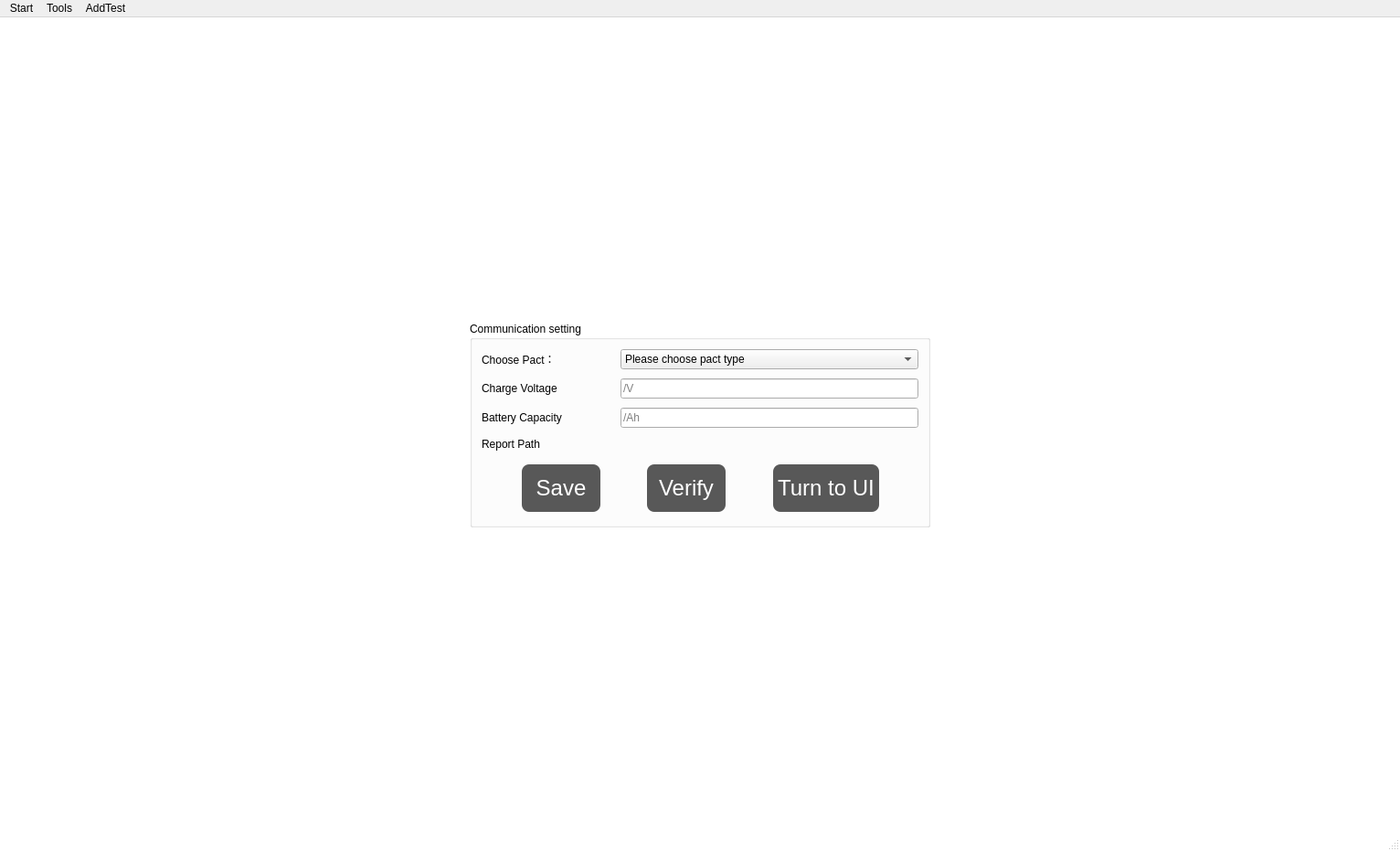
<?xml version="1.0" encoding="UTF-8"?>
<ui version="4.0">
 <class>BatteryPlatformClass</class>
 <widget class="QMainWindow" name="BatteryPlatformClass">
  <property name="enabled">
   <bool>true</bool>
  </property>
  <property name="geometry">
   <rect>
    <x>0</x>
    <y>0</y>
    <width>1532</width>
    <height>931</height>
   </rect>
  </property>
  <property name="windowTitle">
   <string>BatteryPlatform</string>
  </property>
  <property name="windowIcon">
   <iconset resource="batteryplatform.qrc">
    <normaloff>:/res/res/battery.png</normaloff>:/res/res/battery.png</iconset>
  </property>
  <property name="styleSheet">
   <string notr="true">QMainWindow{	
	background-color: rgb(255, 255, 255);
}</string>
  </property>
  <property name="iconSize">
   <size>
    <width>60</width>
    <height>60</height>
   </size>
  </property>
  <widget class="QWidget" name="centralWidget">
   <layout class="QGridLayout" name="gridLayout">
    <property name="leftMargin">
     <number>0</number>
    </property>
    <property name="topMargin">
     <number>0</number>
    </property>
    <property name="rightMargin">
     <number>0</number>
    </property>
    <property name="bottomMargin">
     <number>0</number>
    </property>
    <property name="spacing">
     <number>0</number>
    </property>
    <item row="0" column="0">
     <widget class="QStackedWidget" name="stackedWidget">
      <widget class="QWidget" name="page">
       <layout class="QHBoxLayout" name="horizontalLayout_4">
        <property name="leftMargin">
         <number>0</number>
        </property>
        <property name="topMargin">
         <number>0</number>
        </property>
        <property name="rightMargin">
         <number>0</number>
        </property>
        <property name="bottomMargin">
         <number>0</number>
        </property>
        <item>
         <widget class="QWidget" name="widget" native="true">
          <property name="styleSheet">
           <string notr="true">QPushButton#StartBtn, #Verify_Btn, #TurnToUIBtn{
	
	background-color: rgb(88, 88, 88);
    border-radius: 8px;
    padding: 5px 5px;
    text-align: center;
    text-decoration: none;
    font-size: 24px;
    margin: 4px 2px;
    color: white;
}
QPushButton:hover#StartBtn, :hover#Verify_Btn, :hover#TurnToUIBtn
{   	
	background-color: rgb(70, 70, 70);
}
QPushButton:pressed#StartBtn ,:pressed#Verify_Btn,:pressed#TurnToUIBtn{   
	
	background-color: rgb(70, 70, 70);
    padding-left:8px;
    /*上内边距为3像素，让按下时字向下移动3像素*/  
    padding-top:8px;
}
QPushButton#pushButton_path{
background:rgba(0,0,0,0);
border:1px solid rgba(0,0,0,0);

}
QPushButton:pressed#pushButton_path{
    padding-left:3px;
    /*上内边距为3像素，让按下时字向下移动3像素*/  
    padding-top:3px;
}
QWidget#widget
{
	
	background-color: rgb(255, 255, 255);
}

</string>
          </property>
          <layout class="QGridLayout" name="gridLayout_2">
           <item row="1" column="0">
            <spacer name="horizontalSpacer_2">
             <property name="orientation">
              <enum>Qt::Horizontal</enum>
             </property>
             <property name="sizeHint" stdset="0">
              <size>
               <width>212</width>
               <height>20</height>
              </size>
             </property>
            </spacer>
           </item>
           <item row="1" column="1">
            <widget class="QGroupBox" name="groupBox">
             <property name="styleSheet">
              <string notr="true">font: 16pt &quot;微软雅黑&quot;;
</string>
             </property>
             <property name="title">
              <string>Communication setting</string>
             </property>
             <property name="flat">
              <bool>false</bool>
             </property>
             <property name="checkable">
              <bool>false</bool>
             </property>
             <layout class="QVBoxLayout" name="verticalLayout">
              <property name="spacing">
               <number>10</number>
              </property>
              <property name="leftMargin">
               <number>10</number>
              </property>
              <property name="topMargin">
               <number>10</number>
              </property>
              <property name="rightMargin">
               <number>10</number>
              </property>
              <property name="bottomMargin">
               <number>10</number>
              </property>
              <item>
               <layout class="QHBoxLayout" name="horizontalLayout_5">
                <property name="spacing">
                 <number>2</number>
                </property>
                <item>
                 <widget class="QLabel" name="label_5">
                  <property name="sizePolicy">
                   <sizepolicy hsizetype="Fixed" vsizetype="Preferred">
                    <horstretch>0</horstretch>
                    <verstretch>0</verstretch>
                   </sizepolicy>
                  </property>
                  <property name="minimumSize">
                   <size>
                    <width>150</width>
                    <height>0</height>
                   </size>
                  </property>
                  <property name="maximumSize">
                   <size>
                    <width>150</width>
                    <height>16777215</height>
                   </size>
                  </property>
                  <property name="styleSheet">
                   <string notr="true">font: 18pt &quot;微软雅黑&quot;;</string>
                  </property>
                  <property name="text">
                   <string>Choose Pact：</string>
                  </property>
                  <property name="textFormat">
                   <enum>Qt::AutoText</enum>
                  </property>
                 </widget>
                </item>
                <item>
                 <widget class="QComboBox" name="PactBox">
                  <property name="sizePolicy">
                   <sizepolicy hsizetype="Preferred" vsizetype="Preferred">
                    <horstretch>0</horstretch>
                    <verstretch>0</verstretch>
                   </sizepolicy>
                  </property>
                  <property name="styleSheet">
                   <string notr="true">font: 14pt &quot;微软雅黑&quot;;</string>
                  </property>
                  <item>
                   <property name="text">
                    <string>Please choose pact type</string>
                   </property>
                  </item>
                 </widget>
                </item>
               </layout>
              </item>
              <item>
               <layout class="QHBoxLayout" name="horizontalLayout_8" stretch="0,0">
                <property name="spacing">
                 <number>2</number>
                </property>
                <item>
                 <widget class="QLabel" name="label_4">
                  <property name="minimumSize">
                   <size>
                    <width>150</width>
                    <height>0</height>
                   </size>
                  </property>
                  <property name="maximumSize">
                   <size>
                    <width>150</width>
                    <height>16777215</height>
                   </size>
                  </property>
                  <property name="styleSheet">
                   <string notr="true">font: 18pt &quot;微软雅黑&quot;;</string>
                  </property>
                  <property name="text">
                   <string>Charge Voltage</string>
                  </property>
                  <property name="textFormat">
                   <enum>Qt::AutoText</enum>
                  </property>
                 </widget>
                </item>
                <item>
                 <widget class="QLineEdit" name="lineEdit_CVoltage">
                  <property name="sizePolicy">
                   <sizepolicy hsizetype="Expanding" vsizetype="Preferred">
                    <horstretch>0</horstretch>
                    <verstretch>0</verstretch>
                   </sizepolicy>
                  </property>
                  <property name="focusPolicy">
                   <enum>Qt::StrongFocus</enum>
                  </property>
                  <property name="inputMask">
                   <string/>
                  </property>
                  <property name="text">
                   <string/>
                  </property>
                  <property name="readOnly">
                   <bool>false</bool>
                  </property>
                  <property name="placeholderText">
                   <string>/V</string>
                  </property>
                  <property name="cursorMoveStyle">
                   <enum>Qt::LogicalMoveStyle</enum>
                  </property>
                 </widget>
                </item>
               </layout>
              </item>
              <item>
               <layout class="QHBoxLayout" name="horizontalLayout_7" stretch="0,0">
                <property name="spacing">
                 <number>2</number>
                </property>
                <item>
                 <widget class="QLabel" name="label_3">
                  <property name="minimumSize">
                   <size>
                    <width>150</width>
                    <height>0</height>
                   </size>
                  </property>
                  <property name="maximumSize">
                   <size>
                    <width>150</width>
                    <height>16777215</height>
                   </size>
                  </property>
                  <property name="styleSheet">
                   <string notr="true">font: 18pt &quot;微软雅黑&quot;;</string>
                  </property>
                  <property name="text">
                   <string>Battery Capacity</string>
                  </property>
                  <property name="textFormat">
                   <enum>Qt::AutoText</enum>
                  </property>
                 </widget>
                </item>
                <item>
                 <widget class="QLineEdit" name="lineEdit_Capacity">
                  <property name="sizePolicy">
                   <sizepolicy hsizetype="Expanding" vsizetype="Preferred">
                    <horstretch>0</horstretch>
                    <verstretch>0</verstretch>
                   </sizepolicy>
                  </property>
                  <property name="focusPolicy">
                   <enum>Qt::StrongFocus</enum>
                  </property>
                  <property name="inputMask">
                   <string/>
                  </property>
                  <property name="text">
                   <string/>
                  </property>
                  <property name="readOnly">
                   <bool>false</bool>
                  </property>
                  <property name="placeholderText">
                   <string>/Ah</string>
                  </property>
                  <property name="cursorMoveStyle">
                   <enum>Qt::LogicalMoveStyle</enum>
                  </property>
                 </widget>
                </item>
               </layout>
              </item>
              <item>
               <layout class="QHBoxLayout" name="horizontalLayout_6">
                <property name="spacing">
                 <number>2</number>
                </property>
                <item>
                 <widget class="QLabel" name="label_6">
                  <property name="sizePolicy">
                   <sizepolicy hsizetype="Fixed" vsizetype="Preferred">
                    <horstretch>0</horstretch>
                    <verstretch>0</verstretch>
                   </sizepolicy>
                  </property>
                  <property name="minimumSize">
                   <size>
                    <width>150</width>
                    <height>0</height>
                   </size>
                  </property>
                  <property name="maximumSize">
                   <size>
                    <width>150</width>
                    <height>16777215</height>
                   </size>
                  </property>
                  <property name="styleSheet">
                   <string notr="true">font: 18pt &quot;微软雅黑&quot;;</string>
                  </property>
                  <property name="text">
                   <string>Report Path</string>
                  </property>
                  <property name="textFormat">
                   <enum>Qt::AutoText</enum>
                  </property>
                 </widget>
                </item>
                <item>
                 <widget class="QLabel" name="label_log_path">
                  <property name="text">
                   <string/>
                  </property>
                 </widget>
                </item>
                <item>
                 <widget class="QPushButton" name="pushButton_path">
                  <property name="sizePolicy">
                   <sizepolicy hsizetype="Fixed" vsizetype="Fixed">
                    <horstretch>0</horstretch>
                    <verstretch>0</verstretch>
                   </sizepolicy>
                  </property>
                  <property name="styleSheet">
                   <string notr="true"/>
                  </property>
                  <property name="text">
                   <string/>
                  </property>
                  <property name="icon">
                   <iconset resource="batteryplatform.qrc">
                    <normaloff>:/res/res/filepath.png</normaloff>:/res/res/filepath.png</iconset>
                  </property>
                  <property name="iconSize">
                   <size>
                    <width>40</width>
                    <height>40</height>
                   </size>
                  </property>
                 </widget>
                </item>
               </layout>
              </item>
              <item>
               <layout class="QHBoxLayout" name="horizontalLayout_3">
                <item>
                 <spacer name="horizontalSpacer_4">
                  <property name="orientation">
                   <enum>Qt::Horizontal</enum>
                  </property>
                  <property name="sizeHint" stdset="0">
                   <size>
                    <width>40</width>
                    <height>20</height>
                   </size>
                  </property>
                 </spacer>
                </item>
                <item>
                 <widget class="QPushButton" name="StartBtn">
                  <property name="minimumSize">
                   <size>
                    <width>90</width>
                    <height>60</height>
                   </size>
                  </property>
                  <property name="styleSheet">
                   <string notr="true"/>
                  </property>
                  <property name="text">
                   <string>Save</string>
                  </property>
                 </widget>
                </item>
                <item>
                 <spacer name="horizontalSpacer">
                  <property name="orientation">
                   <enum>Qt::Horizontal</enum>
                  </property>
                  <property name="sizeHint" stdset="0">
                   <size>
                    <width>40</width>
                    <height>20</height>
                   </size>
                  </property>
                 </spacer>
                </item>
                <item>
                 <widget class="QPushButton" name="Verify_Btn">
                  <property name="minimumSize">
                   <size>
                    <width>90</width>
                    <height>60</height>
                   </size>
                  </property>
                  <property name="styleSheet">
                   <string notr="true"/>
                  </property>
                  <property name="text">
                   <string>Verify</string>
                  </property>
                 </widget>
                </item>
                <item>
                 <spacer name="horizontalSpacer_6">
                  <property name="orientation">
                   <enum>Qt::Horizontal</enum>
                  </property>
                  <property name="sizeHint" stdset="0">
                   <size>
                    <width>40</width>
                    <height>20</height>
                   </size>
                  </property>
                 </spacer>
                </item>
                <item>
                 <widget class="QPushButton" name="TurnToUIBtn">
                  <property name="minimumSize">
                   <size>
                    <width>100</width>
                    <height>60</height>
                   </size>
                  </property>
                  <property name="styleSheet">
                   <string notr="true"/>
                  </property>
                  <property name="text">
                   <string>Turn to UI</string>
                  </property>
                 </widget>
                </item>
                <item>
                 <spacer name="horizontalSpacer_5">
                  <property name="orientation">
                   <enum>Qt::Horizontal</enum>
                  </property>
                  <property name="sizeHint" stdset="0">
                   <size>
                    <width>40</width>
                    <height>20</height>
                   </size>
                  </property>
                 </spacer>
                </item>
               </layout>
              </item>
             </layout>
            </widget>
           </item>
           <item row="1" column="2">
            <spacer name="horizontalSpacer_3">
             <property name="orientation">
              <enum>Qt::Horizontal</enum>
             </property>
             <property name="sizeHint" stdset="0">
              <size>
               <width>211</width>
               <height>20</height>
              </size>
             </property>
            </spacer>
           </item>
           <item row="2" column="1">
            <spacer name="verticalSpacer_2">
             <property name="orientation">
              <enum>Qt::Vertical</enum>
             </property>
             <property name="sizeHint" stdset="0">
              <size>
               <width>20</width>
               <height>169</height>
              </size>
             </property>
            </spacer>
           </item>
           <item row="0" column="1">
            <spacer name="verticalSpacer">
             <property name="orientation">
              <enum>Qt::Vertical</enum>
             </property>
             <property name="sizeHint" stdset="0">
              <size>
               <width>20</width>
               <height>169</height>
              </size>
             </property>
            </spacer>
           </item>
          </layout>
         </widget>
        </item>
       </layout>
      </widget>
     </widget>
    </item>
   </layout>
  </widget>
  <widget class="QMenuBar" name="menuBar">
   <property name="geometry">
    <rect>
     <x>0</x>
     <y>0</y>
     <width>1532</width>
     <height>26</height>
    </rect>
   </property>
   <widget class="QMenu" name="menu">
    <property name="title">
     <string>Start</string>
    </property>
    <addaction name="ReturnHome"/>
    <addaction name="separator"/>
    <addaction name="Closeexe"/>
    <addaction name="separator"/>
   </widget>
   <widget class="QMenu" name="menuTools">
    <property name="title">
     <string>Tools</string>
    </property>
    <addaction name="actionVerify_Data"/>
    <addaction name="actionUI"/>
   </widget>
   <widget class="QMenu" name="menuAddTest">
    <property name="title">
     <string>AddTest</string>
    </property>
    <addaction name="actioninsistance"/>
    <addaction name="separator"/>
    <addaction name="actiondischargeAccuracyTests"/>
    <addaction name="separator"/>
    <addaction name="actionchargeAccuracyTest"/>
    <addaction name="separator"/>
    <addaction name="actionVoltage_Accuracy_Test"/>
   </widget>
   <addaction name="menu"/>
   <addaction name="menuTools"/>
   <addaction name="menuAddTest"/>
  </widget>
  <widget class="QStatusBar" name="statusBar"/>
  <action name="ReturnHome">
   <property name="text">
    <string>Communication Setting</string>
   </property>
  </action>
  <action name="Closeexe">
   <property name="text">
    <string>Exit</string>
   </property>
  </action>
  <action name="actioninsistance">
   <property name="text">
    <string>Charge Test</string>
   </property>
  </action>
  <action name="actionchargeAccuracyTest">
   <property name="text">
    <string>Current Accuracy Test</string>
   </property>
  </action>
  <action name="actiondischargeAccuracyTests">
   <property name="text">
    <string>Discharge Test</string>
   </property>
  </action>
  <action name="actionVoltage_Accuracy_Test">
   <property name="text">
    <string>Voltage Accuracy Test</string>
   </property>
  </action>
  <action name="actionVerify_Data">
   <property name="text">
    <string>Verify Data</string>
   </property>
  </action>
  <action name="actionUI">
   <property name="text">
    <string>UI</string>
   </property>
  </action>
 </widget>
 <layoutdefault spacing="6" margin="11"/>
 <resources>
  <include location="batteryplatform.qrc"/>
 </resources>
 <connections/>
</ui>
